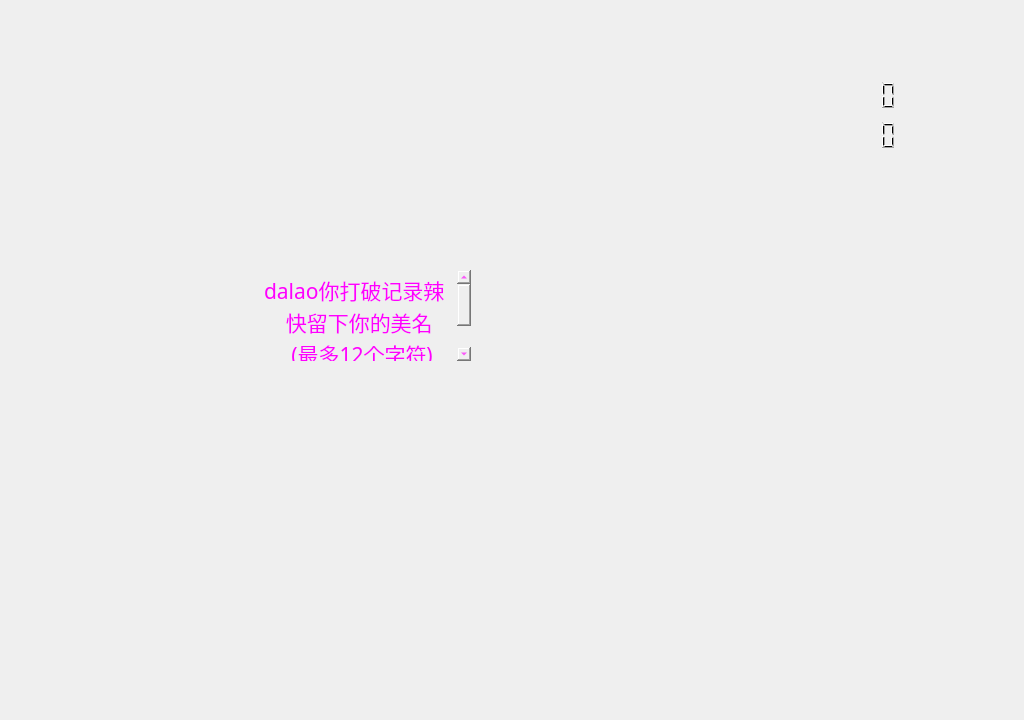
<?xml version="1.0" encoding="UTF-8"?>
<ui version="4.0">
 <class>View</class>
 <widget class="QStackedWidget" name="View">
  <property name="geometry">
   <rect>
    <x>0</x>
    <y>0</y>
    <width>1024</width>
    <height>720</height>
   </rect>
  </property>
  <property name="windowTitle">
   <string>StackedWidget</string>
  </property>
  <property name="currentIndex">
   <number>2</number>
  </property>
  <widget class="QWidget" name="loading">
   <widget class="QLabel" name="loading_2">
    <property name="geometry">
     <rect>
      <x>814</x>
      <y>604</y>
      <width>206</width>
      <height>116</height>
     </rect>
    </property>
    <property name="text">
     <string/>
    </property>
   </widget>
   <widget class="QLabel" name="loadingback">
    <property name="geometry">
     <rect>
      <x>0</x>
      <y>0</y>
      <width>1024</width>
      <height>720</height>
     </rect>
    </property>
    <property name="minimumSize">
     <size>
      <width>1024</width>
      <height>720</height>
     </size>
    </property>
    <property name="maximumSize">
     <size>
      <width>1024</width>
      <height>720</height>
     </size>
    </property>
    <property name="text">
     <string/>
    </property>
    <property name="pixmap">
     <pixmap resource="res.qrc">:/res/loading/background.png</pixmap>
    </property>
    <property name="scaledContents">
     <bool>true</bool>
    </property>
   </widget>
   <zorder>loadingback</zorder>
   <zorder>loading_2</zorder>
  </widget>
  <widget class="QWidget" name="menu">
   <widget class="QLabel" name="player_data">
    <property name="geometry">
     <rect>
      <x>390</x>
      <y>190</y>
      <width>210</width>
      <height>70</height>
     </rect>
    </property>
    <property name="text">
     <string/>
    </property>
    <property name="pixmap">
     <pixmap resource="res.qrc">:/res/menu/player_data.png</pixmap>
    </property>
   </widget>
   <widget class="QLabel" name="player_data_0">
    <property name="geometry">
     <rect>
      <x>740</x>
      <y>430</y>
      <width>180</width>
      <height>38</height>
     </rect>
    </property>
    <property name="text">
     <string/>
    </property>
    <property name="pixmap">
     <pixmap resource="res.qrc">:/res/title/player_data_0.png</pixmap>
    </property>
   </widget>
   <widget class="QLabel" name="quit_0">
    <property name="geometry">
     <rect>
      <x>760</x>
      <y>500</y>
      <width>180</width>
      <height>38</height>
     </rect>
    </property>
    <property name="text">
     <string/>
    </property>
    <property name="pixmap">
     <pixmap resource="res.qrc">:/res/title/quit_0.png</pixmap>
    </property>
   </widget>
   <widget class="QLabel" name="rank_select">
    <property name="enabled">
     <bool>true</bool>
    </property>
    <property name="geometry">
     <rect>
      <x>390</x>
      <y>190</y>
      <width>210</width>
      <height>70</height>
     </rect>
    </property>
    <property name="text">
     <string/>
    </property>
    <property name="pixmap">
     <pixmap resource="res.qrc">:/res/menu/rank_select.png</pixmap>
    </property>
   </widget>
   <widget class="QLabel" name="game_start_0">
    <property name="enabled">
     <bool>true</bool>
    </property>
    <property name="geometry">
     <rect>
      <x>710</x>
      <y>360</y>
      <width>180</width>
      <height>39</height>
     </rect>
    </property>
    <property name="text">
     <string/>
    </property>
    <property name="pixmap">
     <pixmap resource="res.qrc">:/res/title/game_start_0.png</pixmap>
    </property>
    <property name="scaledContents">
     <bool>false</bool>
    </property>
    <property name="wordWrap">
     <bool>false</bool>
    </property>
   </widget>
   <widget class="QLabel" name="hard">
    <property name="geometry">
     <rect>
      <x>360</x>
      <y>340</y>
      <width>340</width>
      <height>130</height>
     </rect>
    </property>
    <property name="text">
     <string/>
    </property>
    <property name="pixmap">
     <pixmap resource="res.qrc">:/res/menu/hard.png</pixmap>
    </property>
   </widget>
   <widget class="QLabel" name="normal">
    <property name="geometry">
     <rect>
      <x>360</x>
      <y>340</y>
      <width>340</width>
      <height>130</height>
     </rect>
    </property>
    <property name="text">
     <string/>
    </property>
    <property name="pixmap">
     <pixmap resource="res.qrc">:/res/menu/normal.png</pixmap>
    </property>
   </widget>
   <widget class="QLabel" name="background">
    <property name="geometry">
     <rect>
      <x>0</x>
      <y>0</y>
      <width>1024</width>
      <height>720</height>
     </rect>
    </property>
    <property name="minimumSize">
     <size>
      <width>1024</width>
      <height>720</height>
     </size>
    </property>
    <property name="maximumSize">
     <size>
      <width>1024</width>
      <height>720</height>
     </size>
    </property>
    <property name="text">
     <string/>
    </property>
    <property name="pixmap">
     <pixmap resource="res.qrc">:/res/menu/background.jpg</pixmap>
    </property>
    <property name="scaledContents">
     <bool>true</bool>
    </property>
   </widget>
   <widget class="QLabel" name="game_start_1">
    <property name="geometry">
     <rect>
      <x>715</x>
      <y>360</y>
      <width>180</width>
      <height>39</height>
     </rect>
    </property>
    <property name="tabletTracking">
     <bool>false</bool>
    </property>
    <property name="text">
     <string/>
    </property>
    <property name="pixmap">
     <pixmap resource="res.qrc">:/res/title/game_start_1.png</pixmap>
    </property>
    <property name="scaledContents">
     <bool>false</bool>
    </property>
    <property name="wordWrap">
     <bool>false</bool>
    </property>
   </widget>
   <widget class="QLabel" name="lunatic">
    <property name="geometry">
     <rect>
      <x>360</x>
      <y>340</y>
      <width>340</width>
      <height>130</height>
     </rect>
    </property>
    <property name="text">
     <string/>
    </property>
    <property name="pixmap">
     <pixmap resource="res.qrc">:/res/menu/lunatic.png</pixmap>
    </property>
   </widget>
   <widget class="QLabel" name="title">
    <property name="geometry">
     <rect>
      <x>340</x>
      <y>30</y>
      <width>678</width>
      <height>167</height>
     </rect>
    </property>
    <property name="text">
     <string/>
    </property>
    <property name="pixmap">
     <pixmap resource="res.qrc">:/res/title/logo.png</pixmap>
    </property>
   </widget>
   <widget class="QLabel" name="player_data_1">
    <property name="geometry">
     <rect>
      <x>740</x>
      <y>430</y>
      <width>180</width>
      <height>38</height>
     </rect>
    </property>
    <property name="text">
     <string/>
    </property>
    <property name="pixmap">
     <pixmap resource="res.qrc">:/res/title/player_data_1.png</pixmap>
    </property>
   </widget>
   <widget class="QLabel" name="quit_1">
    <property name="geometry">
     <rect>
      <x>760</x>
      <y>500</y>
      <width>180</width>
      <height>38</height>
     </rect>
    </property>
    <property name="text">
     <string/>
    </property>
    <property name="pixmap">
     <pixmap resource="res.qrc">:/res/title/quit_1.png</pixmap>
    </property>
   </widget>
   <widget class="QLabel" name="author">
    <property name="geometry">
     <rect>
      <x>440</x>
      <y>670</y>
      <width>121</width>
      <height>31</height>
     </rect>
    </property>
    <property name="text">
     <string>Made by 蒼崎ゆうま</string>
    </property>
    <property name="textFormat">
     <enum>Qt::AutoText</enum>
    </property>
   </widget>
   <widget class="QLabel" name="easy">
    <property name="enabled">
     <bool>true</bool>
    </property>
    <property name="geometry">
     <rect>
      <x>360</x>
      <y>340</y>
      <width>340</width>
      <height>130</height>
     </rect>
    </property>
    <property name="text">
     <string/>
    </property>
    <property name="pixmap">
     <pixmap resource="res.qrc">:/res/menu/easy.png</pixmap>
    </property>
   </widget>
   <widget class="QLabel" name="score_0">
    <property name="geometry">
     <rect>
      <x>310</x>
      <y>300</y>
      <width>380</width>
      <height>40</height>
     </rect>
    </property>
    <property name="textFormat">
     <enum>Qt::AutoText</enum>
    </property>
   </widget>
   <widget class="QLabel" name="score_1">
    <property name="geometry">
     <rect>
      <x>310</x>
      <y>360</y>
      <width>380</width>
      <height>40</height>
     </rect>
    </property>
    <property name="text">
     <string/>
    </property>
   </widget>
   <widget class="QLabel" name="score_2">
    <property name="geometry">
     <rect>
      <x>310</x>
      <y>420</y>
      <width>380</width>
      <height>40</height>
     </rect>
    </property>
    <property name="text">
     <string/>
    </property>
   </widget>
   <zorder>background</zorder>
   <zorder>player_data</zorder>
   <zorder>player_data_0</zorder>
   <zorder>quit_0</zorder>
   <zorder>rank_select</zorder>
   <zorder>game_start_0</zorder>
   <zorder>hard</zorder>
   <zorder>normal</zorder>
   <zorder>game_start_1</zorder>
   <zorder>lunatic</zorder>
   <zorder>title</zorder>
   <zorder>player_data_1</zorder>
   <zorder>quit_1</zorder>
   <zorder>author</zorder>
   <zorder>easy</zorder>
   <zorder>score_0</zorder>
   <zorder>score_1</zorder>
   <zorder>score_2</zorder>
  </widget>
  <widget class="QWidget" name="game">
   <widget class="QLabel" name="background_2">
    <property name="enabled">
     <bool>true</bool>
    </property>
    <property name="geometry">
     <rect>
      <x>0</x>
      <y>0</y>
      <width>1024</width>
      <height>720</height>
     </rect>
    </property>
    <property name="minimumSize">
     <size>
      <width>1024</width>
      <height>720</height>
     </size>
    </property>
    <property name="maximumSize">
     <size>
      <width>1024</width>
      <height>720</height>
     </size>
    </property>
    <property name="text">
     <string/>
    </property>
    <property name="pixmap">
     <pixmap resource="res.qrc">:/res/front/gamebg.png</pixmap>
    </property>
    <property name="scaledContents">
     <bool>true</bool>
    </property>
   </widget>
   <widget class="QLabel" name="rank_e">
    <property name="geometry">
     <rect>
      <x>780</x>
      <y>40</y>
      <width>120</width>
      <height>30</height>
     </rect>
    </property>
    <property name="text">
     <string/>
    </property>
    <property name="pixmap">
     <pixmap resource="res.qrc">:/res/front/easy.png</pixmap>
    </property>
    <property name="scaledContents">
     <bool>true</bool>
    </property>
   </widget>
   <widget class="QLabel" name="rank_n">
    <property name="geometry">
     <rect>
      <x>780</x>
      <y>40</y>
      <width>120</width>
      <height>30</height>
     </rect>
    </property>
    <property name="text">
     <string/>
    </property>
    <property name="pixmap">
     <pixmap resource="res.qrc">:/res/front/normal.png</pixmap>
    </property>
    <property name="scaledContents">
     <bool>true</bool>
    </property>
   </widget>
   <widget class="QLabel" name="rank_h">
    <property name="geometry">
     <rect>
      <x>780</x>
      <y>40</y>
      <width>120</width>
      <height>30</height>
     </rect>
    </property>
    <property name="text">
     <string/>
    </property>
    <property name="pixmap">
     <pixmap resource="res.qrc">:/res/front/hard.png</pixmap>
    </property>
    <property name="scaledContents">
     <bool>true</bool>
    </property>
   </widget>
   <widget class="QLabel" name="rank_l">
    <property name="geometry">
     <rect>
      <x>780</x>
      <y>40</y>
      <width>120</width>
      <height>30</height>
     </rect>
    </property>
    <property name="text">
     <string/>
    </property>
    <property name="pixmap">
     <pixmap resource="res.qrc">:/res/front/lunatic.png</pixmap>
    </property>
    <property name="scaledContents">
     <bool>true</bool>
    </property>
   </widget>
   <widget class="QLabel" name="bomb_0">
    <property name="geometry">
     <rect>
      <x>750</x>
      <y>222</y>
      <width>30</width>
      <height>30</height>
     </rect>
    </property>
    <property name="text">
     <string/>
    </property>
    <property name="pixmap">
     <pixmap resource="res.qrc">:/res/front/bomb.png</pixmap>
    </property>
    <property name="scaledContents">
     <bool>true</bool>
    </property>
   </widget>
   <widget class="QLabel" name="bomb_1">
    <property name="geometry">
     <rect>
      <x>785</x>
      <y>222</y>
      <width>30</width>
      <height>30</height>
     </rect>
    </property>
    <property name="text">
     <string/>
    </property>
    <property name="pixmap">
     <pixmap resource="res.qrc">:/res/front/bomb.png</pixmap>
    </property>
    <property name="scaledContents">
     <bool>true</bool>
    </property>
   </widget>
   <widget class="QLabel" name="life_0">
    <property name="geometry">
     <rect>
      <x>750</x>
      <y>177</y>
      <width>30</width>
      <height>30</height>
     </rect>
    </property>
    <property name="text">
     <string/>
    </property>
    <property name="pixmap">
     <pixmap resource="res.qrc">:/res/front/life.png</pixmap>
    </property>
    <property name="scaledContents">
     <bool>true</bool>
    </property>
   </widget>
   <widget class="QLabel" name="life_1">
    <property name="geometry">
     <rect>
      <x>785</x>
      <y>177</y>
      <width>30</width>
      <height>30</height>
     </rect>
    </property>
    <property name="text">
     <string/>
    </property>
    <property name="pixmap">
     <pixmap resource="res.qrc">:/res/front/life.png</pixmap>
    </property>
    <property name="scaledContents">
     <bool>true</bool>
    </property>
   </widget>
   <widget class="QLabel" name="mask">
    <property name="geometry">
     <rect>
      <x>50</x>
      <y>24</y>
      <width>615</width>
      <height>672</height>
     </rect>
    </property>
    <property name="text">
     <string/>
    </property>
    <property name="pixmap">
     <pixmap resource="res.qrc">:/res/front/pause_back.png</pixmap>
    </property>
   </widget>
   <widget class="QLabel" name="game_pause">
    <property name="geometry">
     <rect>
      <x>70</x>
      <y>460</y>
      <width>90</width>
      <height>35</height>
     </rect>
    </property>
    <property name="text">
     <string/>
    </property>
    <property name="pixmap">
     <pixmap resource="res.qrc">:/res/front/game_pause.png</pixmap>
    </property>
   </widget>
   <widget class="QLabel" name="game_over">
    <property name="geometry">
     <rect>
      <x>70</x>
      <y>460</y>
      <width>90</width>
      <height>35</height>
     </rect>
    </property>
    <property name="text">
     <string/>
    </property>
    <property name="pixmap">
     <pixmap resource="res.qrc">:/res/front/game_over.png</pixmap>
    </property>
   </widget>
   <widget class="QLabel" name="continue_0">
    <property name="geometry">
     <rect>
      <x>100</x>
      <y>510</y>
      <width>120</width>
      <height>35</height>
     </rect>
    </property>
    <property name="text">
     <string/>
    </property>
    <property name="pixmap">
     <pixmap resource="res.qrc">:/res/front/continue_0.png</pixmap>
    </property>
   </widget>
   <widget class="QLabel" name="continue_1">
    <property name="geometry">
     <rect>
      <x>100</x>
      <y>510</y>
      <width>120</width>
      <height>35</height>
     </rect>
    </property>
    <property name="text">
     <string/>
    </property>
    <property name="pixmap">
     <pixmap resource="res.qrc">:/res/front/continue_1.png</pixmap>
    </property>
   </widget>
   <widget class="QLabel" name="restart_0">
    <property name="geometry">
     <rect>
      <x>120</x>
      <y>550</y>
      <width>120</width>
      <height>35</height>
     </rect>
    </property>
    <property name="text">
     <string/>
    </property>
    <property name="pixmap">
     <pixmap resource="res.qrc">:/res/front/restart_0.png</pixmap>
    </property>
   </widget>
   <widget class="QLabel" name="restart_1">
    <property name="geometry">
     <rect>
      <x>120</x>
      <y>550</y>
      <width>120</width>
      <height>35</height>
     </rect>
    </property>
    <property name="text">
     <string/>
    </property>
    <property name="pixmap">
     <pixmap resource="res.qrc">:/res/front/restart_1.png</pixmap>
    </property>
   </widget>
   <widget class="QLabel" name="return_title_0">
    <property name="geometry">
     <rect>
      <x>140</x>
      <y>590</y>
      <width>120</width>
      <height>35</height>
     </rect>
    </property>
    <property name="text">
     <string/>
    </property>
    <property name="pixmap">
     <pixmap resource="res.qrc">:/res/front/return2title_0.png</pixmap>
    </property>
   </widget>
   <widget class="QLabel" name="return_title_1">
    <property name="geometry">
     <rect>
      <x>140</x>
      <y>590</y>
      <width>120</width>
      <height>35</height>
     </rect>
    </property>
    <property name="text">
     <string/>
    </property>
    <property name="pixmap">
     <pixmap resource="res.qrc">:/res/front/return2title_1.png</pixmap>
    </property>
   </widget>
   <widget class="QLCDNumber" name="high_score">
    <property name="geometry">
     <rect>
      <x>780</x>
      <y>80</y>
      <width>160</width>
      <height>30</height>
     </rect>
    </property>
    <property name="lineWidth">
     <number>1</number>
    </property>
    <property name="midLineWidth">
     <number>-1</number>
    </property>
    <property name="smallDecimalPoint">
     <bool>false</bool>
    </property>
    <property name="digitCount">
     <number>5</number>
    </property>
    <property name="segmentStyle">
     <enum>QLCDNumber::Filled</enum>
    </property>
   </widget>
   <widget class="QLCDNumber" name="score">
    <property name="geometry">
     <rect>
      <x>780</x>
      <y>120</y>
      <width>160</width>
      <height>30</height>
     </rect>
    </property>
    <property name="lineWidth">
     <number>1</number>
    </property>
    <property name="midLineWidth">
     <number>-1</number>
    </property>
    <property name="smallDecimalPoint">
     <bool>false</bool>
    </property>
    <property name="digitCount">
     <number>5</number>
    </property>
    <property name="segmentStyle">
     <enum>QLCDNumber::Filled</enum>
    </property>
   </widget>
   <widget class="QLabel" name="battlefeild">
    <property name="geometry">
     <rect>
      <x>51</x>
      <y>24</y>
      <width>615</width>
      <height>672</height>
     </rect>
    </property>
    <property name="text">
     <string/>
    </property>
    <property name="pixmap">
     <pixmap resource="res.qrc">:/res/background/BluePinkNebular_top.jpg</pixmap>
    </property>
   </widget>
   <widget class="QLineEdit" name="player_name">
    <property name="geometry">
     <rect>
      <x>270</x>
      <y>360</y>
      <width>191</width>
      <height>41</height>
     </rect>
    </property>
    <property name="font">
     <font>
      <family>华文琥珀</family>
      <pointsize>20</pointsize>
     </font>
    </property>
    <property name="autoFillBackground">
     <bool>false</bool>
    </property>
    <property name="styleSheet">
     <string notr="true">background-color:transparent;
color: rgb(85, 85, 255);
border-width:0;
border-style:outset;</string>
    </property>
    <property name="text">
     <string/>
    </property>
    <property name="maxLength">
     <number>12</number>
    </property>
    <property name="clearButtonEnabled">
     <bool>false</bool>
    </property>
   </widget>
   <widget class="QPlainTextEdit" name="high_score_plain">
    <property name="geometry">
     <rect>
      <x>260</x>
      <y>270</y>
      <width>211</width>
      <height>91</height>
     </rect>
    </property>
    <property name="font">
     <font>
      <family>华文彩云</family>
      <pointsize>16</pointsize>
     </font>
    </property>
    <property name="styleSheet">
     <string notr="true">background-color:transparent;
color: rgb(255, 0, 255);
border-width:0;
border-style:outset;</string>
    </property>
    <property name="lineWidth">
     <number>0</number>
    </property>
    <property name="readOnly">
     <bool>true</bool>
    </property>
    <property name="plainText">
     <string>dalao你打破记录辣
    快留下你的美名
     (最多12个字符)</string>
    </property>
    <property name="backgroundVisible">
     <bool>true</bool>
    </property>
   </widget>
   <widget class="QPushButton" name="yes">
    <property name="geometry">
     <rect>
      <x>320</x>
      <y>400</y>
      <width>91</width>
      <height>31</height>
     </rect>
    </property>
    <property name="styleSheet">
     <string notr="true">background-color:transparent;
border-width:0;
border-style:outset;</string>
    </property>
    <property name="icon">
     <iconset resource="res.qrc">
      <normaloff>:/res/front/ok.png</normaloff>:/res/front/ok.png</iconset>
    </property>
    <property name="iconSize">
     <size>
      <width>91</width>
      <height>31</height>
     </size>
    </property>
   </widget>
   <zorder>background_2</zorder>
   <zorder>battlefeild</zorder>
   <zorder>mask</zorder>
   <zorder>rank_e</zorder>
   <zorder>rank_n</zorder>
   <zorder>rank_h</zorder>
   <zorder>rank_l</zorder>
   <zorder>bomb_0</zorder>
   <zorder>bomb_1</zorder>
   <zorder>life_0</zorder>
   <zorder>life_1</zorder>
   <zorder>game_pause</zorder>
   <zorder>game_over</zorder>
   <zorder>continue_0</zorder>
   <zorder>continue_1</zorder>
   <zorder>restart_0</zorder>
   <zorder>restart_1</zorder>
   <zorder>return_title_0</zorder>
   <zorder>return_title_1</zorder>
   <zorder>high_score</zorder>
   <zorder>score</zorder>
   <zorder>player_name</zorder>
   <zorder>high_score_plain</zorder>
   <zorder>yes</zorder>
  </widget>
 </widget>
 <resources>
  <include location="res.qrc"/>
 </resources>
 <connections/>
</ui>
